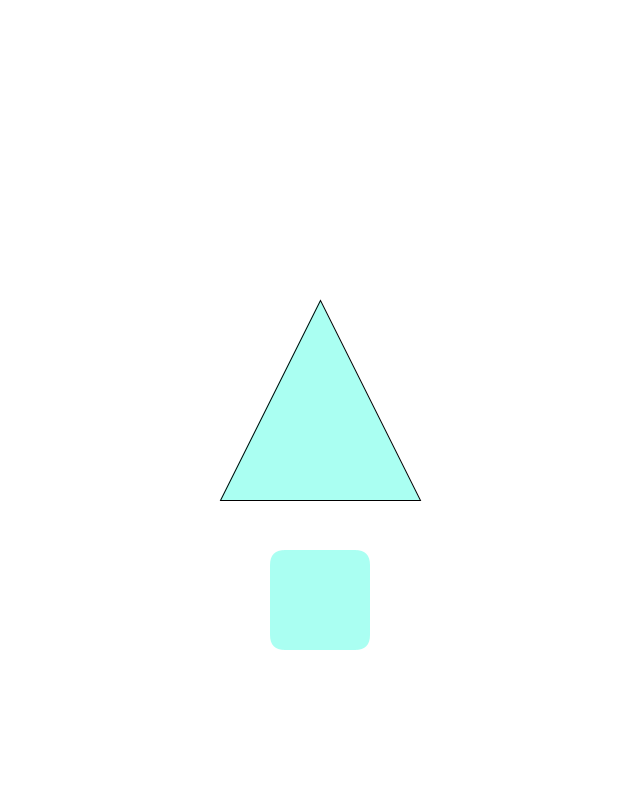
Frame 1 (no input)
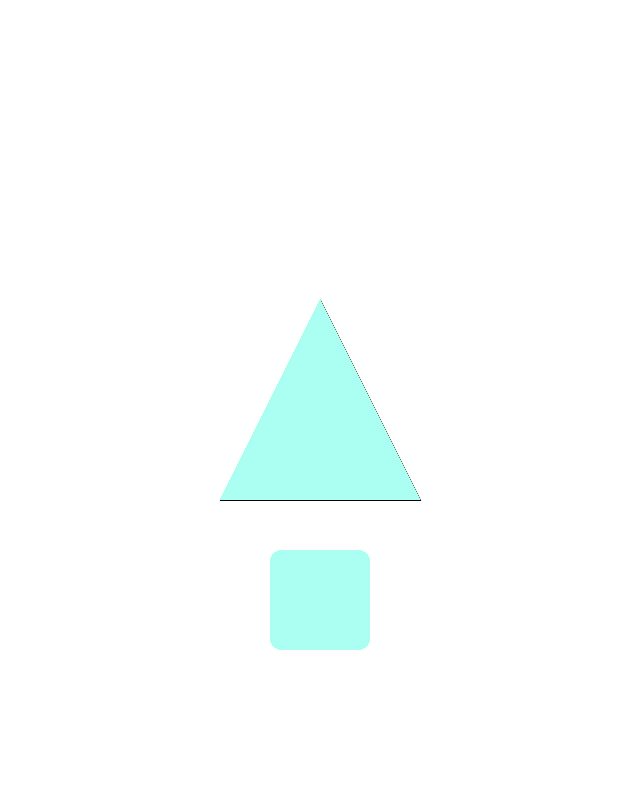
Frame 60 (the mouse pressed at the canvas centre just before this capture)
Frame 120 (the mouse held since frame 60 and released just before this capture): identical to frame 60, image omitted

The Processing sketch that drew these frames (run headless with seeded random() and noise(); from frame 60 on, the mouse is pressed at the canvas centre):

// Processing sketch: BusinessBot
// ── BusinessBot.pde
// Basit bir karakter çizimi: To-Do

void setup() {
  size(640, 800);
  background(#FFFFFF);
  rectMode(CENTER);
}

void draw() {
  fill(#aafff2);
  triangle(320, 300, 220, 500, 420, 500);

  noStroke();
  fill(#aafff2);
  rect(320, 600, 100, 100, 15); // 15px köşe yuvarlaması
}
